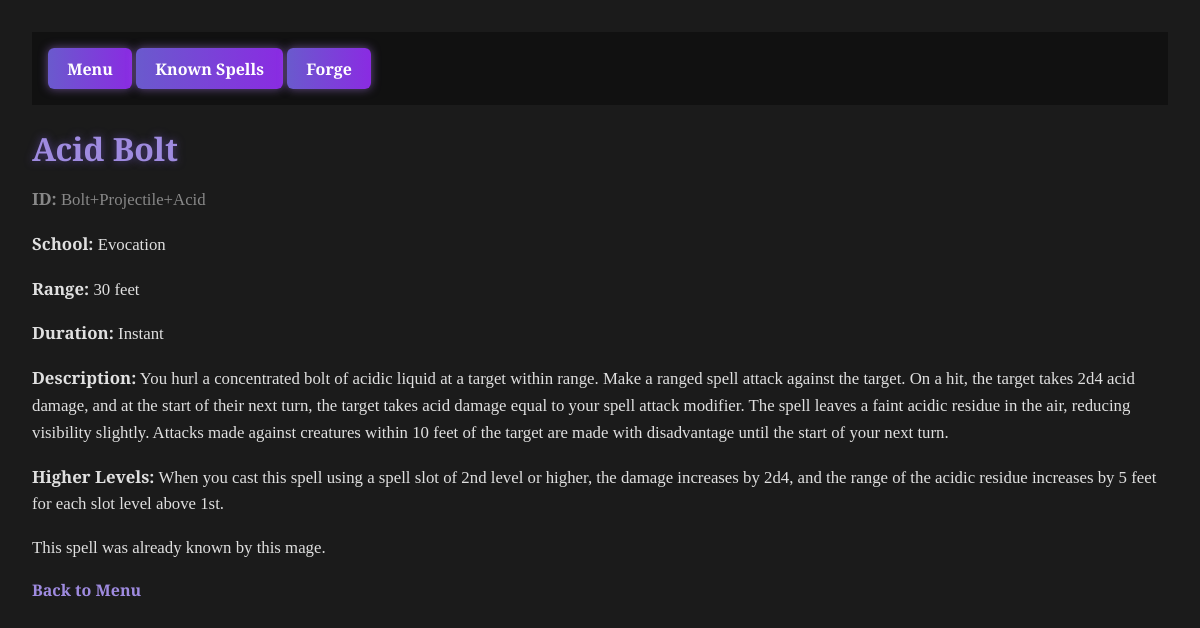
Page /spell/Bolt+Projectile+Acid on the committed database.
### tables this page shows
CREATE TABLE spell (
	id VARCHAR NOT NULL, 
	name VARCHAR NOT NULL, 
	school VARCHAR, 
	casting_time VARCHAR, 
	spell_range VARCHAR, 
	duration VARCHAR, 
	description TEXT, 
	higher_levels TEXT, 
	PRIMARY KEY (id)
);

### app.py (the view)
@app.route("/spell/<spell_id>")
def spell_detail(spell_id):
    conn = get_db_connection()
    spell = conn.execute("SELECT * FROM spell WHERE id = ?", (spell_id,)).fetchone()
    conn.close()
    if spell:
        return render_template("spell_result.html", spell=spell, known=True, mage_id="Nendo")  # Mage ID optional here
    else:
        return "Spell not found", 404

### app.py (called while the page is built)
def get_db_connection():
    import os
    DB_PATH = os.getenv("SPELLFORGE_DB", "spells.db")
    conn = sqlite3.connect(DB_PATH)
    conn.row_factory = sqlite3.Row
    return conn

### templates/spell_result.html (shortened to what this page needs)
<!DOCTYPE html>
<html>
<head>
    <link rel="stylesheet" href="{{ url_for('static', filename='style.css') }}">
</head>
<body>
    {% include 'navbar.html' %}
    <h1>{{ spell['name'] }}</h1>
    <p style="color: #888;"><strong>ID:</strong> {{ spell['id'] }}</p>
    <p><strong>School:</strong> {{ spell['school'] }}</p>
    <p><strong>Range:</strong> {{ spell['spell_range'] }}</p>
    <p><strong>Duration:</strong> {{ spell['duration'] }}</p>
    <p><strong>Description:</strong> {{ spell['description'] }}</p>
    <p><strong>Higher Levels:</strong> {{ spell['higher_levels'] }}</p>
    {% if known %}
        <p>This spell was already known by this mage.</p>
    {% else %}
        <p>This spell has been newly added to the mage's spellbook.</p>
    {% endif %}
    <a href="{{ url_for('menu', mage_id=mage_id) }}">Back to Menu</a>
</body>
</html>

### static/style.css (style rules this page uses)
body { font-family: 'Cinzel', serif; background-color: #1b1b1b; background-image: url("https://www.transparenttextures.com/patterns/dark-denim.png"); color: #ccc; margin: 0; padding: 2rem; }
h1, h2 { color: #9f8be0; text-shadow: 0 0 8px #4e3d82; margin-bottom: 1rem; }
p { font-size: 1.05rem; line-height: 1.6; color: #e0e0e0; }
a { color: #9f8be0; text-decoration: none; font-weight: bold; }

### rows in the picture
spell: name "Acid Bolt", id "Bolt+Projectile+Acid", school "Evocation", spell_range "30 feet", duration "Instant", description "You hurl a concentrated bolt of acidic liquid at a target within range. Make a ranged spell attack against the target. On a hit, the target takes 2d4 acid damage, and at the start of their next turn, the target takes acid damage equal to your spell attack modifier. The spell leaves a faint acidic residue in the air, reducing visibility slightly. Attacks made against creatures within 10 feet of the target are made with disadvantage until the start of your next turn.", higher_levels "When you cast this spell using a spell slot of 2nd level or higher, the damage increases by 2d4, and the range of the acidic residue increases by 5 feet for each slot level above 1st."
